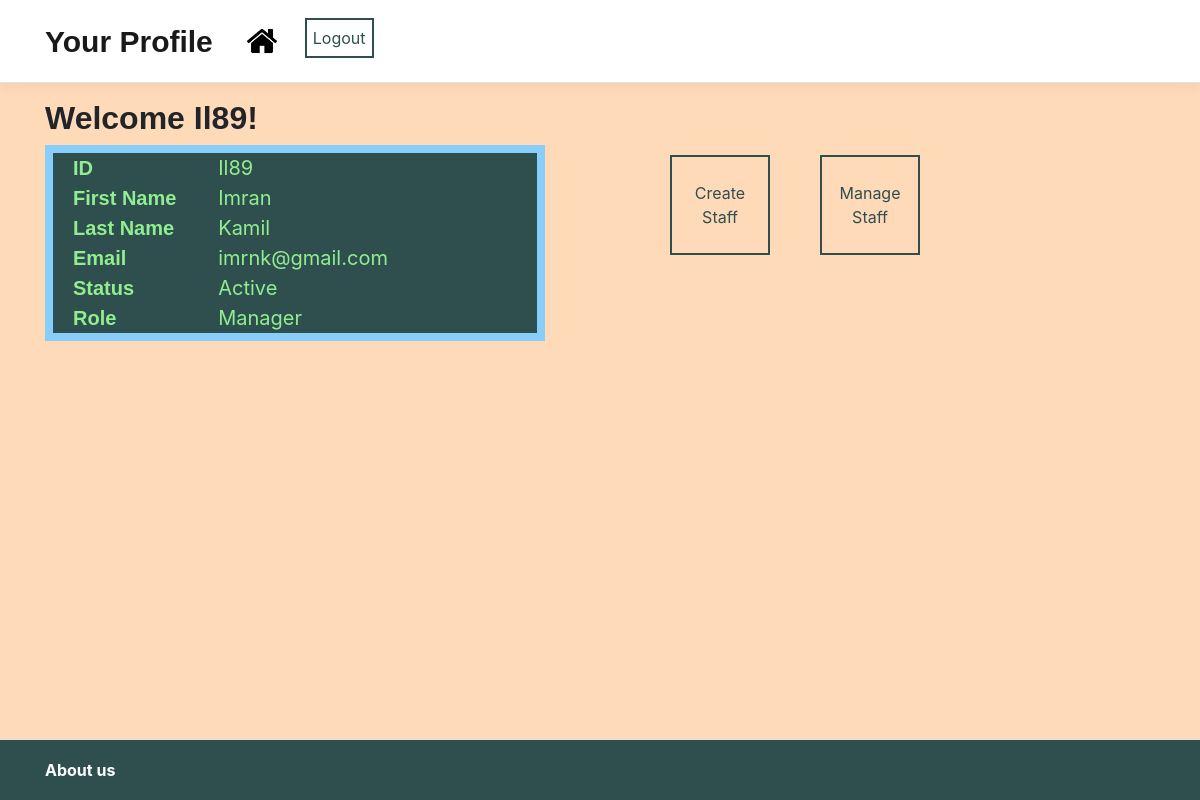
The app's page /staffmanagerProfile.php (signed in) with its own data.
### tables this page shows
CREATE TABLE "staff" (
	"id"	TEXT NOT NULL,
	"fname"	TEXT NOT NULL,
	"lname"	TEXT NOT NULL,
	"email"	TEXT NOT NULL,
	"status"	TEXT NOT NULL,
	"role"	TEXT, pwd text(255),
	PRIMARY KEY("id")
);

### staffmanagerProfile.php (the view, shortened to what this page needs)
<?php
require("NavBarAccount.php");
function login($id)
{
    $db = new sqlite3('C:\\xampp\\htdocs\\web coursework\\miniGym.db');
    $query = "SELECT * FROM staff WHERE id = '$id'";
    $result = $db->query($query);
    while ($row = $result->fetchArray()) {
        echo "<div class='content'>";
        echo "<div class='profile-row'>";
        echo "<div class='profile-label'>ID</div>";
        echo "<div class='profile-value'>" . $row['id'] . "</div>";
        echo "</div>";
        echo "<div class='profile-row'>";
        echo "<div class='profile-label'>First Name</div>";
        echo "<div class='profile-value'>" . $row['fname'] . "</div>";
        echo "</div>";
        echo "<div class='profile-row'>";
        echo "<div class='profile-label'>Last Name</div>";
        echo "<div class='profile-value'>" . $row['lname'] . "</div>";
        echo "</div>";
        echo "<div class='profile-row'>";
        echo "<div class='profile-label'>Email</div>";
        echo "<div class='profile-value'>" . $row['email'] . "</div>";
        echo "</div>";
        echo "<div class='profile-row'>";
        echo "<div class='profile-label'>Status</div>";
        echo "<div class='profile-value'>" . $row['status'] . "</div>";
        echo "</div>";
        echo "<div class='profile-row'>";
        echo "<div class='profile-label'>Role</div>";
        echo "<div class='profile-value'>" . $row['role'] . "</div>";
        echo "</div>";
        if ($row['status'] == "Active") {
            if ($row['role'] == "Staff") {
                echo "<div class='buttonposition1'>";
                echo "<form action='customerCreate.php'>";
                echo "<button class='createcustomersbutton'>Create Customer</button>";
                echo "</form>";
                echo "</div>";
                echo "<div class='buttonposition'>";
                echo "<form action='viewCustomer.php'>";
                echo "<button class='managecustomersbutton'>Manage Customers</button>";
                echo "</form>";
                echo "</div>";
            } else {
                echo "<div class='buttonposition1'>";
                echo "<form action='staffCreate.php'>";
                echo "<button class='createcustomersbutton'>Create<br> Staff</button>";
                echo "</form>";
                echo "</div>";
                echo "<div class='buttonposition'>";
                echo "<form action='viewStaff.php'>";
                echo "<button class='managecustomersbutton'>Manage Staff</button>";
                echo "</form>";
                echo "</div>";
            }
        } else {
            echo "<div class='info-box'>";
            echo "<p style='color: red;'>";
            echo "<strong>Your account is currently closed.<br> Please speak with your manager.</strong>";
            echo "</p>";
            echo "</div>";
        }
    }
}
$id = $_SESSION['id'];
?>
<div class="container bgColor">
    <main role="main" class="pb-3">
        <h2 style="font-family: 'Trebuchet MS', sans-serif;"><strong>Welcome <?php echo $id ?>!</strong></h2>
        <div class="row">
            <div class="col-12">
                <?php login($id); ?>
            </div>
        </div>
    </main>
</div>
<?php
require("Footer.php");
?>

### site.css (style rules this page uses)
html { font-size: 14px; }
@media (min-width: 768px) { html { font-size: 16px; } }
html { position: relative; min-height: 100%; }
body { margin-bottom: 60px; }
.bgColor { background-color: peachpuff; }
.container { min-height: 100%; }

### staffmanagerProfile.php (style rules this page uses)
.profile-row { display: flex; flex-wrap: wrap; }
.profile-label { width: 30%; font-weight: bold; font-family: 'Trebuchet MS', sans-serif; font-size: 20px; color: lightgreen; padding-left: 20px; }
.profile-value { width: 70%; font-size: 20px; color: lightgreen; padding-left: 20px; }
.content { border: 8px solid lightskyblue; width: 500px; background-color: darkslategray; }
.buttonposition { position: absolute; right: 250px; top: 10px; }
.buttonposition1 { position: absolute; right: 400px; top: 10px; }
.managecustomersbutton { background-color: transparent; color: darkslategrey; padding: 6px; border: 2px solid darkslategray; display: inline-block; width: 100px; height: 100px; }
.createcustomersbutton { background-color: transparent; color: darkslategrey; padding: 6px; border: 2px solid darkslategray; display: inline-block; width: 100px; height: 100px; }

### records on screen
staff: id "Il89", fname "Imran", lname "Kamil", email "imrnk@gmail.com", status "Active", role "Manager", shows "Create"

### other values on screen
$id "Il89"
